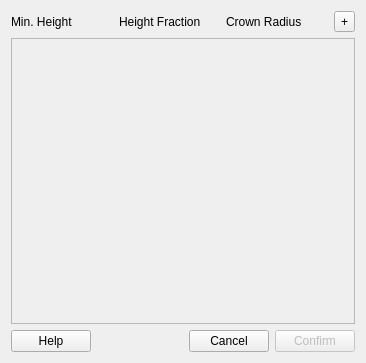
<?xml version="1.0" encoding="UTF-8"?>
<ui version="4.0">
 <class>CrownsThresholdsForm</class>
 <widget class="QWidget" name="CrownsThresholdsForm">
  <property name="geometry">
   <rect>
    <x>0</x>
    <y>0</y>
    <width>366</width>
    <height>363</height>
   </rect>
  </property>
  <property name="windowTitle">
   <string>Tree Crowns Thresholds</string>
  </property>
  <layout class="QVBoxLayout" name="verticalLayout">
   <item>
    <layout class="QGridLayout" name="gridLayout_3">
     <item row="0" column="2">
      <widget class="QLabel" name="label_2">
       <property name="text">
        <string>Crown Radius</string>
       </property>
      </widget>
     </item>
     <item row="0" column="3">
      <widget class="QToolButton" name="btnAddItem">
       <property name="text">
        <string>+</string>
       </property>
      </widget>
     </item>
     <item row="0" column="0">
      <widget class="QLabel" name="label">
       <property name="text">
        <string>Min. Height</string>
       </property>
      </widget>
     </item>
     <item row="0" column="1">
      <widget class="QLabel" name="label_3">
       <property name="text">
        <string>Height Fraction</string>
       </property>
      </widget>
     </item>
    </layout>
   </item>
   <item>
    <widget class="QScrollArea" name="scrollArea">
     <property name="widgetResizable">
      <bool>true</bool>
     </property>
     <widget class="QWidget" name="contents">
      <property name="geometry">
       <rect>
        <x>0</x>
        <y>0</y>
        <width>346</width>
        <height>278</height>
       </rect>
      </property>
     </widget>
    </widget>
   </item>
   <item>
    <layout class="QHBoxLayout" name="buttonLayout">
     <item>
      <widget class="QPushButton" name="btnHelp">
       <property name="mouseTracking">
        <bool>false</bool>
       </property>
       <property name="acceptDrops">
        <bool>false</bool>
       </property>
       <property name="text">
        <string>Help</string>
       </property>
      </widget>
     </item>
     <item>
      <spacer name="horizontalSpacer">
       <property name="orientation">
        <enum>Qt::Horizontal</enum>
       </property>
       <property name="sizeHint" stdset="0">
        <size>
         <width>40</width>
         <height>20</height>
        </size>
       </property>
      </spacer>
     </item>
     <item>
      <widget class="QPushButton" name="btnCancel">
       <property name="enabled">
        <bool>true</bool>
       </property>
       <property name="mouseTracking">
        <bool>false</bool>
       </property>
       <property name="acceptDrops">
        <bool>false</bool>
       </property>
       <property name="text">
        <string>Cancel</string>
       </property>
      </widget>
     </item>
     <item>
      <widget class="QPushButton" name="btnExit">
       <property name="enabled">
        <bool>false</bool>
       </property>
       <property name="mouseTracking">
        <bool>false</bool>
       </property>
       <property name="acceptDrops">
        <bool>false</bool>
       </property>
       <property name="text">
        <string>Confirm</string>
       </property>
      </widget>
     </item>
    </layout>
   </item>
  </layout>
 </widget>
 <resources/>
 <connections/>
</ui>
